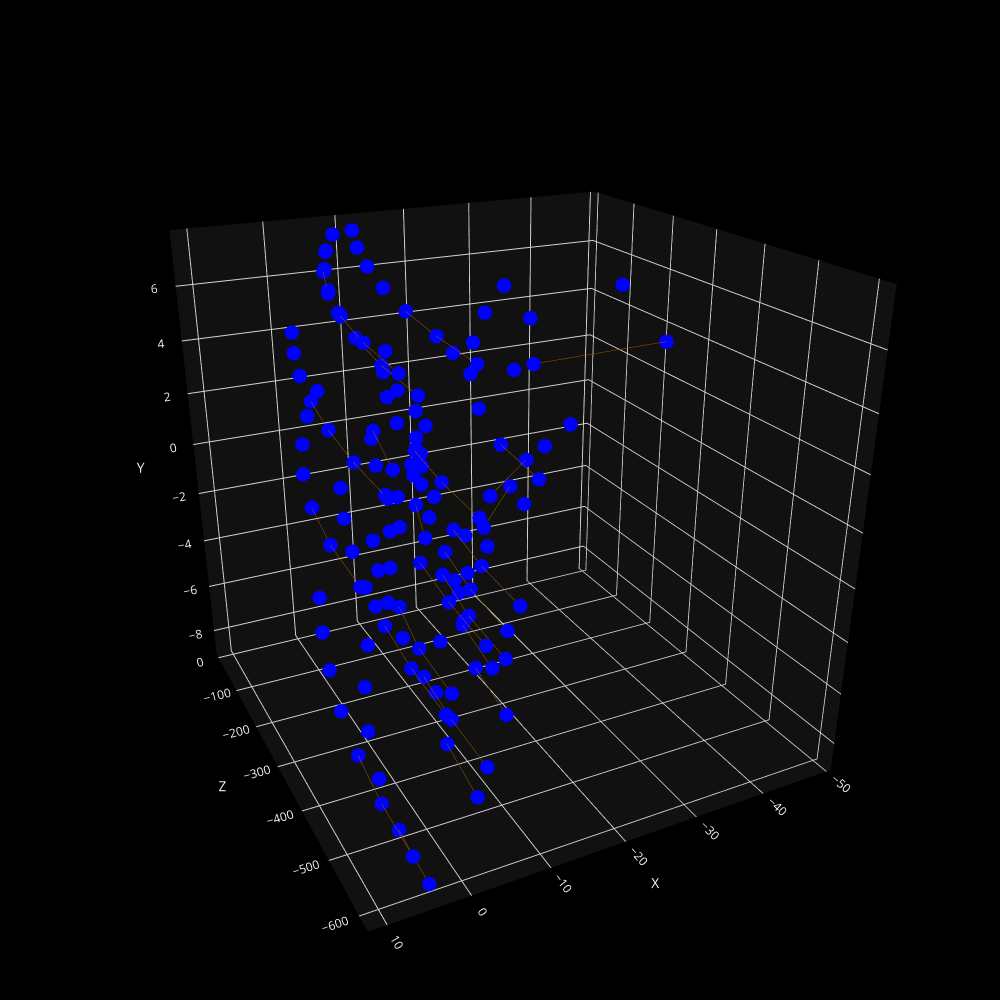

Here is the notebook cell this chart was saved with:
### Code cell
from scripts.plotting import plot_xyz_plotly_3d

# Usage example
plot_xyz_plotly_3d(df_node, df_edge, threshold=0.5)

### Figure 1 — Plotly figure (JSON) as saved in the notebook; plotly's stock layout.template omitted (floating-point values rounded to 4 significant figures; data arrays with more than 128 entries replaced by an {"elided": "..."} marker saying what was removed)
{"data": [{"marker": {"color": "blue", "size": 5}, "mode": "markers", "name": "Nodes", "showlegend": false, "x": {"elided": "144 float values"}, "y": {"elided": "144 float values"}, "z": {"elided": "144 float values"}, "type": "scatter3d"}, {"line": {"color": "#965601", "dash": "solid", "width": 1}, "mode": "lines", "showlegend": false, "x": [-2.809, -3.091], "y": [-0.8984, -0.858], "z": [-607.7, -507.7], "type": "scatter3d"}, {"line": {"color": "#965601", "dash": "solid", "width": 1}, "mode": "lines", "showlegend": false, "x": [-3.525, -4.722], "y": [-1.679, -1.753], "z": [-607.7, -507.7], "type": "scatter3d"}, {"line": {"color": "#965601", "dash": "solid", "width": 1}, "mode": "lines", "showlegend": false, "x": [-6.731, -7.105], "y": [0.1034, 0.09395], "z": [-607.7, -507.7], "type": "scatter3d"}, {"line": {"color": "#965601", "dash": "solid", "width": 1}, "mode": "lines", "showlegend": false, "x": [7.237, 6.967], "y": [4.131, 4.121], "z": [-607.7, -507.7], "type": "scatter3d"}, {"line": {"color": "#965601", "dash": "solid", "width": 1}, "mode": "lines", "showlegend": false, "x": [3.907, 3.581], "y": [6.728, 6.72], "z": [-607.7, -507.7], "type": "scatter3d"}, {"line": {"color": "#965601", "dash": "solid", "width": 1}, "mode": "lines", "showlegend": false, "x": [5.721, 5.322], "y": [7.374, 7.407], "z": [-607.7, -507.7], "type": "scatter3d"}, {"line": {"color": "#965601", "dash": "solid", "width": 1}, "mode": "lines", "showlegend": false, "x": [-5.266, -5.723], "y": [-0.5922, -0.6027], "z": [-607.7, -507.7], "type": "scatter3d"}, {"line": {"color": "#965601", "dash": "solid", "width": 1}, "mode": "lines", "showlegend": false, "x": [-2.169, -2.545], "y": [3.065, 3.037], "z": [-607.7, -507.7], "type": "scatter3d"}, {"line": {"color": "#965601", "dash": "solid", "width": 1}, "mode": "lines", "showlegend": false, "x": [-1.69, -2.545], "y": [-5.977, -5.877], "z": [-607.7, -507.7], "type": "scatter3d"}, {"line": {"color": "#965601", "dash": "solid", "width": 1}, "mode": "lines", "showlegend": false, "x": [6.633, 4.755], "y": [4.89, 4.929], "z": [-607.7, -507.7], "type": "scatter3d"}, {"line": {"color": "#965601", "dash": "solid", "width": 1}, "mode": "lines", "showlegend": false, "x": [-2.875, -3.145], "y": [-5.006, -5.011], "z": [-607.7, -507.7], "type": "scatter3d"}, {"line": {"color": "#965601", "dash": "solid", "width": 1}, "mode": "lines", "showlegend": false, "x": [6.052, 5.774], "y": [-7.371, -7.386], "z": [-607.7, -507.7], "type": "scatter3d"}, {"line": {"color": "#965601", "dash": "solid", "width": 1}, "mode": "lines", "showlegend": false, "x": [-5.173, -6.251], "y": [-3.38, -3.372], "z": [-607.7, -507.7], "type": "scatter3d"}, {"line": {"color": "#965601", "dash": "solid", "width": 1}, "mode": "lines", "showlegend": false, "x": [-5.073, -5.475], "y": [-1.492, -1.486], "z": [-607.7, -507.7], "type": "scatter3d"}, {"line": {"color": "#965601", "dash": "solid", "width": 1}, "mode": "lines", "showlegend": false, "x": [1.134, 0.5586], "y": [-2.154, -2.186], "z": [-607.7, -507.7], "type": "scatter3d"}, {"line": {"color": "#965601", "dash": "solid", "width": 1}, "mode": "lines", "showlegend": false, "x": [4.265, 3.814], "y": [-8.598, -8.594], "z": [-607.7, -507.7], "type": "scatter3d"}, {"line": {"color": "#965601", "dash": "solid", "width": 1}, "mode": "lines", "showlegend": false, "x": [10.37, 9.895], "y": [1.816, 1.803], "z": [-607.7, -507.7], "type": "scatter3d"}, {"line": {"color": "#965601", "dash": "solid", "width": 1}, "mode": "lines", "showlegend": false, "x": [1.846, 1.563], "y": [-2.8, -2.802], "z": [-607.7, -507.7], "type": "scatter3d"}, {"line": {"color": "#965601", "dash": "solid", "width": 1}, "mode": "lines", "showlegend": false, "x": [-8.709, -9.449], "y": [3.835, 3.853], "z": [-607.7, -507.7], "type": "scatter3d"}, {"line": {"color": "#965601", "dash": "solid", "width": 1}, "mode": "lines", "showlegend": false, "x": [-2.051, -2.323], "y": [7.309, 7.314], "z": [-607.7, -507.7], "type": "scatter3d"}, {"line": {"color": "#965601", "dash": "solid", "width": 1}, "mode": "lines", "showlegend": false, "x": [-2.545, -3.671], "y": [3.037, 2.985], "z": [-507.7, -407.7], "type": "scatter3d"}, {"line": {"color": "#965601", "dash": "solid", "width": 1}, "mode": "lines", "showlegend": false, "x": [-13.26, -36.54], "y": [6.113, 5.205], "z": [-507.7, -407.7], "type": "scatter3d"}, {"line": {"color": "#965601", "dash": "solid", "width": 1}, "mode": "lines", "showlegend": false, "x": [-2.323, -3.125], "y": [7.314, 7.322], "z": [-507.7, -407.7], "type": "scatter3d"}, {"line": {"color": "#965601", "dash": "solid", "width": 1}, "mode": "lines", "showlegend": false, "x": [-5.475, -6.711], "y": [-1.486, -1.431], "z": [-507.7, -407.7], "type": "scatter3d"}, {"line": {"color": "#965601", "dash": "solid", "width": 1}, "mode": "lines", "showlegend": false, "x": [6.967, 6.162], "y": [4.121, 4.105], "z": [-507.7, -407.7], "type": "scatter3d"}, {"line": {"color": "#965601", "dash": "solid", "width": 1}, "mode": "lines", "showlegend": false, "x": [9.895, 8.574], "y": [1.803, 1.773], "z": [-507.7, -407.7], "type": "scatter3d"}, {"line": {"color": "#965601", "dash": "solid", "width": 1}, "mode": "lines", "showlegend": false, "x": [-7.105, -8.22], "y": [0.09395, 0.07819], "z": [-507.7, -407.7], "type": "scatter3d"}, {"line": {"color": "#965601", "dash": "solid", "width": 1}, "mode": "lines", "showlegend": false, "x": [1.563, 0.7769], "y": [-2.802, -2.787], "z": [-507.7, -407.7], "type": "scatter3d"}, {"line": {"color": "#965601", "dash": "solid", "width": 1}, "mode": "lines", "showlegend": false, "x": [5.322, 4.099], "y": [7.407, 7.414], "z": [-507.7, -407.7], "type": "scatter3d"}, {"line": {"color": "#965601", "dash": "solid", "width": 1}, "mode": "lines", "showlegend": false, "x": [3.581, 2.616], "y": [6.72, 6.735], "z": [-507.7, -407.7], "type": "scatter3d"}, {"line": {"color": "#965601", "dash": "solid", "width": 1}, "mode": "lines", "showlegend": false, "x": [-5.723, -7.094], "y": [-0.6027, -0.639], "z": [-507.7, -407.7], "type": "scatter3d"}, {"line": {"color": "#965601", "dash": "solid", "width": 1}, "mode": "lines", "showlegend": false, "x": [5.774, 4.959], "y": [-7.386, -7.387], "z": [-507.7, -407.7], "type": "scatter3d"}, {"line": {"color": "#965601", "dash": "solid", "width": 1}, "mode": "lines", "showlegend": false, "x": [0.5586, -1.12], "y": [-2.186, -2.226], "z": [-507.7, -407.7], "type": "scatter3d"}, {"line": {"color": "#965601", "dash": "solid", "width": 1}, "mode": "lines", "showlegend": false, "x": [-3.091, -3.925], "y": [-0.858, -0.8267], "z": [-507.7, -407.7], "type": "scatter3d"}, {"line": {"color": "#965601", "dash": "solid", "width": 1}, "mode": "lines", "showlegend": false, "x": [-3.145, -3.945], "y": [-5.011, -5.039], "z": [-507.7, -407.7], "type": "scatter3d"}, {"line": {"color": "#965601", "dash": "solid", "width": 1}, "mode": "lines", "showlegend": false, "x": [6.162, 4.832], "y": [4.105, 4.082], "z": [-407.7, -307.7], "type": "scatter3d"}, {"line": {"color": "#965601", "dash": "solid", "width": 1}, "mode": "lines", "showlegend": false, "x": [2.044, -0.8045], "y": [7.395, 7.396], "z": [-307.7, -207.7], "type": "scatter3d"}, {"line": {"color": "#965601", "dash": "solid", "width": 1}, "mode": "lines", "showlegend": false, "x": [-8.748, -11.66], "y": [-1.404, -1.419], "z": [-307.7, -207.7], "type": "scatter3d"}, {"line": {"color": "#965601", "dash": "solid", "width": 1}, "mode": "lines", "showlegend": false, "x": [-22.64, -33.38], "y": [-1.655, -1.714], "z": [-207.7, -107.7], "type": "scatter3d"}, {"line": {"color": "#965601", "dash": "solid", "width": 1}, "mode": "lines", "showlegend": false, "x": [-21.64, -30.77], "y": [-2.892, -2.723], "z": [-207.7, -107.7], "type": "scatter3d"}], "layout": {"scene": {"xaxis": {"gridcolor": "lightgrey", "zerolinecolor": "lightgrey", "showspikes": false, "title": {"text": "X"}}, "yaxis": {"gridcolor": "lightgrey", "zerolinecolor": "lightgrey", "showspikes": false, "title": {"text": "Y"}}, "zaxis": {"gridcolor": "lightgrey", "zerolinecolor": "lightgrey", "showspikes": false, "title": {"text": "Z"}}, "bgcolor": "black", "camera": {"eye": {"x": 1, "y": 1, "z": -2}, "up": {"x": 0, "y": 1, "z": 0}, "center": {"x": 0, "y": 0, "z": 0}}}, "margin": {"l": 0, "r": 0, "t": 0, "b": 0}, "width": 1000, "height": 1000}}
